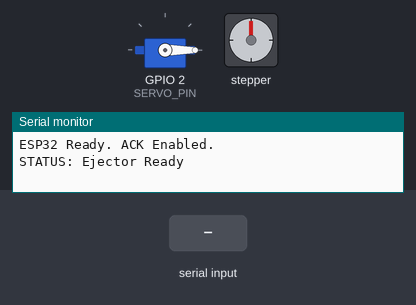
Simulated run of this sketch. Board: ESP32. Parts: servo, stepper motor, the last lines printed to the serial monitor. The test bench sets the inputs (shaded band). Stepper angles assume 2048 steps per turn.

Above: at 2.2 s.
2.3 s: "V90\n" received over Serial
At 2.9 s:
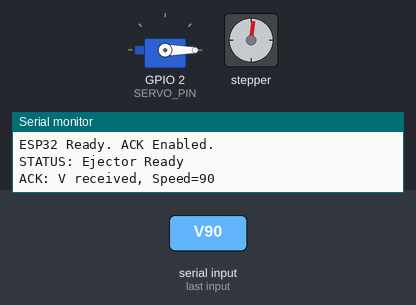
5.3 s: "T90\n" received over Serial
At 6.4 s:
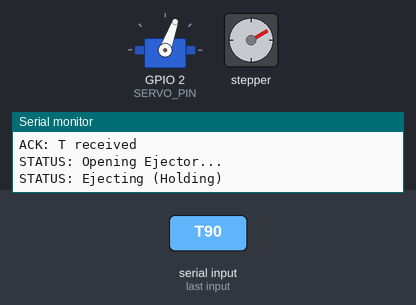
8.3 s: "H\n" received over Serial
At 8.71 s:
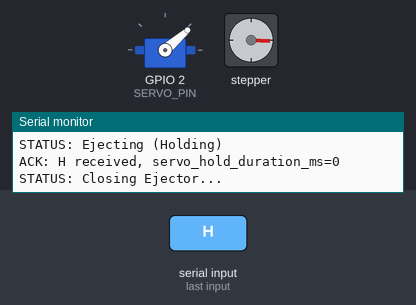
11.3 s: "T,45\n" received over Serial
14.3 s: "T\n" received over Serial
17.3 s: "V,45\n" received over Serial
At 17.3 s:
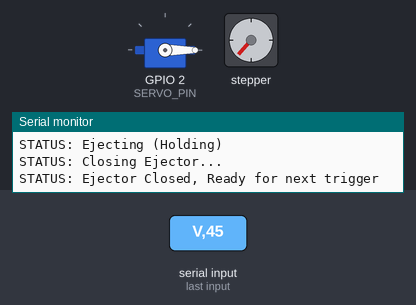
Timing chart, 0 to 19.8 s (numbered marks = the images above; inputs shaded):
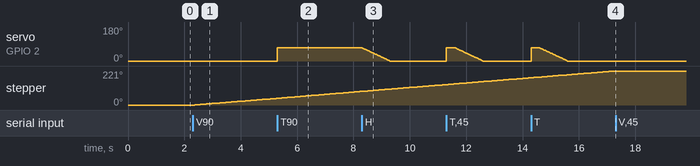

Measured:
- after the input at 2.3 s, stepper: keeps turning clockwise at about 15°/s, starting after 0.06 s
- after the input at 5.3 s, servo on GPIO 2 (SERVO_PIN): 0° → 70° at once
- after the input at 17.3 s, stepper: stops changing and stays 221°

The sketch:

ESP32_code.ino
```cpp
#include <AccelStepper.h>
#include <ESP32Servo.h>

#define STEPPER_PIN_1 16
#define STEPPER_PIN_2 17
#define STEPPER_PIN_3 18
#define STEPPER_PIN_4 19
#define SERVO_PIN 2

// Drive object for the conveyor belt
AccelStepper conveyor(AccelStepper::FULL4WIRE,
                      STEPPER_PIN_1, STEPPER_PIN_2,
                      STEPPER_PIN_3, STEPPER_PIN_4);
// Servo controller for the ejector gate
Servo gateServo;

enum EjectorState { CLOSED_READY, OPENING, HOLDING, CLOSING };
EjectorState currentState = CLOSED_READY;
unsigned long state_enter_time = 0;

// Servo movement parameters
int servo_open_degree = 70;
int servo_closed_degree = 0;
unsigned long servo_time_to_open_ms = 300;
unsigned long servo_time_to_close_ms = 1000;
unsigned long servo_hold_duration_ms = 3500;

// --------------------
// Arduino Setup
// --------------------
// Initializes serial port, servo, and stepper speed.
void setup() {
  Serial.begin(115200);
  delay(1000);
  Serial.println("ESP32 Ready. ACK Enabled.");
  gateServo.attach(SERVO_PIN);
  gateServo.write(servo_closed_degree);
  Serial.println("STATUS: Ejector Ready");
  conveyor.setMaxSpeed(1000);
}

// --------------------
// Main Loop
// --------------------
// Continuously runs conveyor, updates ejector state,
// and processes incoming serial commands.
void loop() {
  conveyor.runSpeed();
  handleEjectorState();
  handleSerialCommands();
}

// --------------------
// Ejector State Machine
// --------------------
// Manages the transitions between OPENING, HOLDING, and CLOSING states.
void handleEjectorState() {
  if (currentState == CLOSED_READY) return;
  unsigned long elapsed = millis() - state_enter_time;
  switch (currentState) {
    case OPENING:
      if (elapsed >= servo_time_to_open_ms) {
        currentState = HOLDING;
        state_enter_time = millis();
        Serial.println("STATUS: Ejecting (Holding)");
      }
      break;
    case HOLDING:
      if (elapsed >= servo_hold_duration_ms) {
        currentState = CLOSING;
        state_enter_time = millis();
        Serial.println("STATUS: Closing Ejector...");
      }
      break;
    case CLOSING:
      if (elapsed < servo_time_to_close_ms) {
        float progress = (float)elapsed / servo_time_to_close_ms;
        int angle = servo_open_degree - (servo_open_degree * progress);
        gateServo.write(angle);
      } else {
        gateServo.write(servo_closed_degree);
        currentState = CLOSED_READY;
        Serial.println("STATUS: Ejector Closed, Ready for next trigger");
      }
      break;
  }
}

// --------------------
// Serial Command Handler
// --------------------
// Parses incoming commands (e.g., speed, trigger, config updates)
// and executes corresponding actions.
void handleSerialCommands() {
  if (Serial.available() > 0) {
    String cmd = Serial.readStringUntil('\n');
    cmd.trim();
    if (cmd.length() == 0) return;
    char c = cmd.charAt(0);
    int val = cmd.substring(1).toInt();
    switch (c) {
      case 'T':
        Serial.println("ACK: T received");
        if (currentState == CLOSED_READY) {
          currentState = OPENING;
          state_enter_time = millis();
          gateServo.write(servo_open_degree);
          Serial.println("STATUS: Opening Ejector...");
        }
        break;
      case 'X':
        Serial.println("ACK: X received");
        conveyor.setSpeed(0);
        break;
      case 'V':
        Serial.print("ACK: V received, Speed=");
        Serial.println(val);
        conveyor.setSpeed(val);
        break;
      case 'A':
        servo_open_degree = val;
        Serial.print("ACK: A received, servo_open_degree=");
        Serial.println(val);
        break;
      case 'O':
        servo_time_to_open_ms = val;
        Serial.print("ACK: O received, servo_time_to_open_ms=");
        Serial.println(val);
        break;
      case 'C':
        servo_time_to_close_ms = val;
        Serial.print("ACK: C received, servo_time_to_close_ms=");
        Serial.println(val);
        break;
      case 'H':
        servo_hold_duration_ms = val;
        Serial.print("ACK: H received, servo_hold_duration_ms=");
        Serial.println(val);
        break;
    }
  }
}
```
